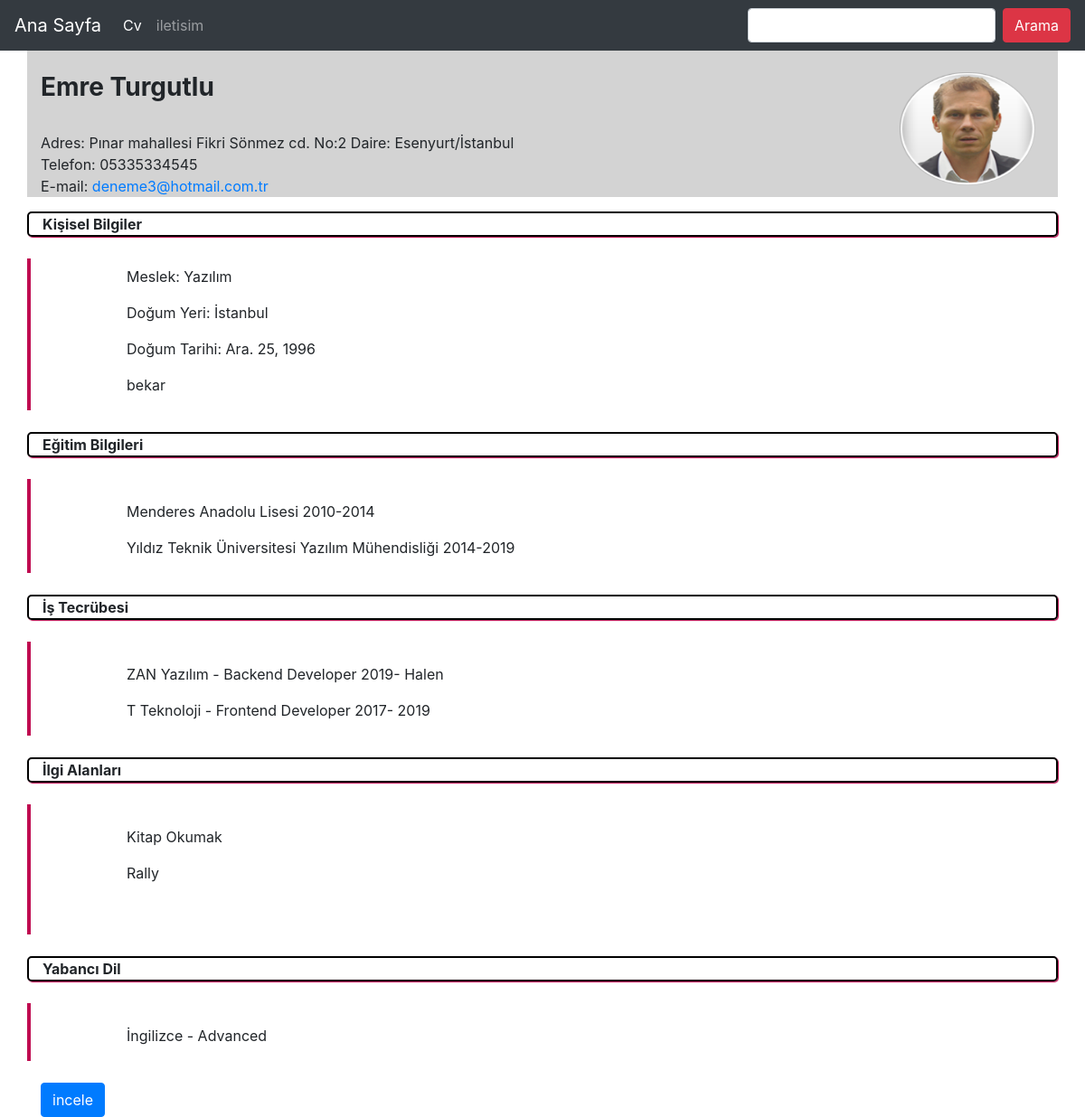
/bilgi/turgutlu/, run on the app's committed database.
### cv_Bilgi/models.py (models this page shows, shortened)
class Bilgi(models.Model):
    Name = models.CharField(max_length=120, verbose_name="Adi")
    Surname = models.CharField(max_length=120, verbose_name="Soyadi")
    content = models.TextField(verbose_name="Egitim_Bilgileri")
    experience = models.TextField(verbose_name="Tecrube")
    hobi = RichTextField(verbose_name="Hobi")
    image=models.ImageField(null=True,blank=True)
    job = models.CharField(max_length=120, verbose_name='Meslek')
    language = models.TextField(verbose_name='Dil')
    adress = models.TextField(verbose_name="Adres")
    phone = models.CharField(max_length=11, verbose_name="Telefon")
    email = models.EmailField(verbose_name="Mail")
    date = models.DateField(verbose_name="Dogum_Tarihi")
    dogumyeri = models.CharField(max_length=120, verbose_name="Dogum_Yeri")
    medeni_hali = models.CharField(max_length=6, choices=evli_CHOICES, default='Bekar')
    slug=models.SlugField(unique=True,editable=False,max_length=130)
    def get_abolute_url(self):
        print(reverse('cv_Bilgi:detail',kwargs={'slug':self.slug}))
        return  reverse('cv_Bilgi:detail',kwargs={'slug':self.slug})
    class Meta:
        ordering=['-id']

### cv_Bilgi/views.py (the view)
# urls.py: url(r'^(?P<slug>[\w-]+)/$', bilgi_detail,name='detail'),
def bilgi_detail(request,slug):
    bilgi =get_object_or_404(Bilgi,slug=slug)
    context={
        'bilgi':bilgi,
    }
    return render(request, 'cv_bilgi/detail.html', {'bilgi': bilgi})

### templates/cv_bilgi/detail.html (shortened to what this page needs)
{% extends 'base.html' %}
{% block body %}
<div class="container">
<div class="row" style="background-color:lightgray">
    <div class="col-md-10 mt-4 " ><h3><b>{{bilgi.Name}}  {{bilgi.Surname}}</b></h3><br>Adres: {{bilgi.adress|safe}}<br>Telefon: {{bilgi.phone}}<br>E-mail: <a href="{{bilgi.email}}">{{bilgi.email}}</a> </div>
<div class="col-md-2 mt-4 "  >
          {% if bilgi.image %}
                <img id="resim" src="{{bilgi.image.url}}" class="img-responsive">
          {% endif %}</div>
</div>
<div class="row ">
<div class="col-md-12 border-x mt-3"><b> Kişisel Bilgiler </b></div>
</div>
<div class="row my-4">
<div class="col-md-1 " style="border-left:4px solid rgb(191, 11, 80);"></div>
<div class="col-md-11 mt-2"><p>Meslek: {{bilgi.job}}</p><p>Doğum Yeri: {{bilgi.dogumyeri}}</p><p>Doğum Tarihi: {{bilgi.date}}</p><p>{{bilgi.medeni_hali}}</p></div>
</div>
<div class="row">
<div class="col-md-12 border-x"><b>Eğitim Bilgileri</b></div>
</div>
<div class="row my-4">
<div class="col-md-1 " style="border-left:4px solid rgb(191, 11, 80);"></div>
<div class="col-md-11 mt-2"><p>{{bilgi.content|safe|linebreaks}}</p></div>
</div>
<div class="row">
<div class="col-md-12 border-x"><b>İş Tecrübesi</b></div>
</div>
<div class="row my-4">
<div class="col-md-1 " style="border-left:4px solid rgb(191, 11, 80);"></div>
<div class="col-md-11 mt-2"><p>{{bilgi.experience|safe|linebreaks}}</p></div>
</div>
<div class="row">
<div class="col-md-12 border-x"><b>İlgi Alanları</b></div>
</div>
<div class="row my-4">
<div class="col-md-1 " style="border-left:4px solid rgb(191, 11, 80);"></div>
<div class="col-md-11 mt-2"><p>{{bilgi.hobi|safe|linebreaks}}</p></div>
</div>
<div class="row">
<div class="col-md-12 border-x"><b>Yabancı Dil</b></div>
</div>
<div class="row my-4">
<div class="col-md-1 " style="border-left:4px solid rgb(191, 11, 80);"></div>
<div class="col-md-11 mt-2"> <p>{{bilgi.language|safe|linebreaks}}</p></div>
</div>
  <a href="{{bilgi.get_abolute_url}}" class="btn btn-primary" role="button">incele</a>
</div>
{% endblock %}

### static/css/style.css (style rules this page uses)
.border-x { border:2px solid black; box-shadow: 1px 1px 1px rgb(191, 11, 80); border-radius: 5px; }
#resim { width:150px; height:125px; }

### data on the page
Bilgi: Name "Emre", Surname "Turgutlu", adress "Pınar mahallesi Fikri Sönmez cd. No:2 Daire: Esenyurt/İstanbul", phone "05335334545", email "deneme3@hotmail.com.tr", image (picture), job "Yazılım", dogumyeri "İstanbul", date "Ara. 25, 1996", medeni_hali "bekar", content "Menderes Anadolu Lisesi 2010-2014 Yıldız Teknik Üniversitesi Yazılım Mühendisliği 2014-2019", experience "ZAN Yazılım - Backend Developer 2019- Halen T Teknoloji - Frontend Developer 2017- 2019", hobi "Kitap Okumak Rally", language "İngilizce - Advanced"
